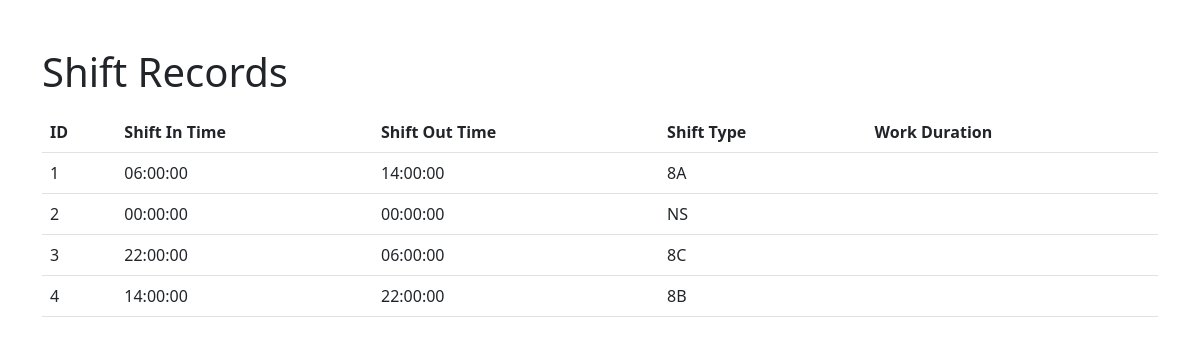
The app's page /shift with its own data.
### app/models.py (models this page shows)
class Shift_time(db.Model):
    id = db.Column(db.Integer, primary_key=True)
    shiftIntime = db.Column(db.Time(timezone=True), default=current_time)
    shift_Outtime = db.Column(db.Time(timezone=True), default=current_time)
    shiftType = db.Column(db.String(150))

### app/views.py (the view)
@views.route('/shift')
def viewShift():
    records=Shift_time.query.order_by(Shift_time.id)
    return render_template('shift.html',records=records)

### app/templates/shift.html (shortened to what this page needs)
<!DOCTYPE html>
<html lang="en">
<head>
    <link rel="stylesheet" href="https://cdn.jsdelivr.net/npm/bootstrap@5.3.0/dist/css/bootstrap.min.css">
</head>
<body>
    <div class="container">
        <h1 class="mt-5">Shift Records</h1>
        <table class="table mt-3">
            <thead>
                <tr>
                    <th>ID</th>
                    <th>Shift In Time</th>
                    <th>Shift Out Time</th>
                    <th>Shift Type</th>
                    <th>Work Duration</th>
                </tr>
            </thead>
            <tbody>
                {% for record in records %}
                <tr>
                    <td>{{ record.id }}</td>
                    <td>{{ record.shiftIntime }}</td>
                    <td>{{ record.shift_Outtime }}</td>
                    <td>{{ record.shiftType }}</td>
                    <td>{{ record.work_Duration }}</td>
                </tr>
                {% endfor %}
            </tbody>
        </table>
    </div>
</body>
</html>

### records on screen
Shift_time: id "1", shiftIntime "06:00:00", shift_Outtime "14:00:00", shiftType "8A"
Shift_time: id "2", shiftIntime "00:00:00", shift_Outtime "00:00:00", shiftType "NS"
Shift_time: id "3", shiftIntime "22:00:00", shift_Outtime "06:00:00", shiftType "8C"
Shift_time: id "4", shiftIntime "14:00:00", shift_Outtime "22:00:00", shiftType "8B"
